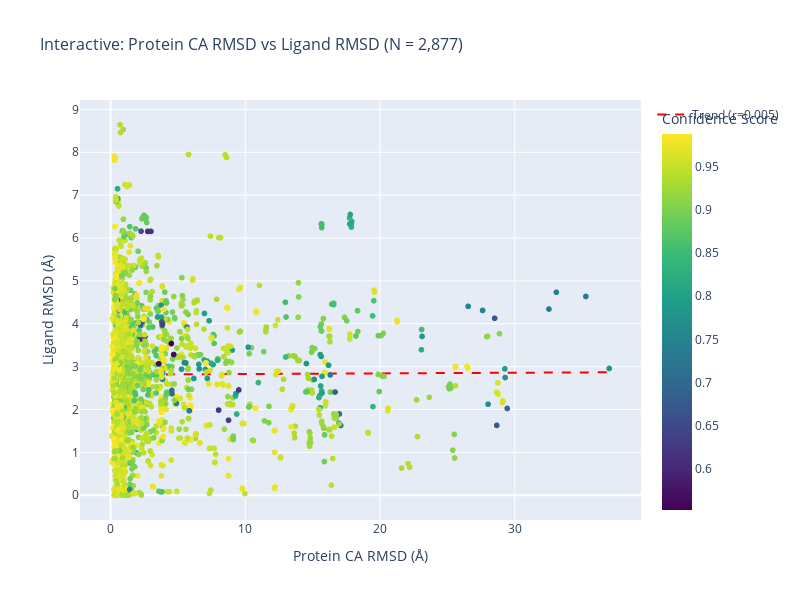
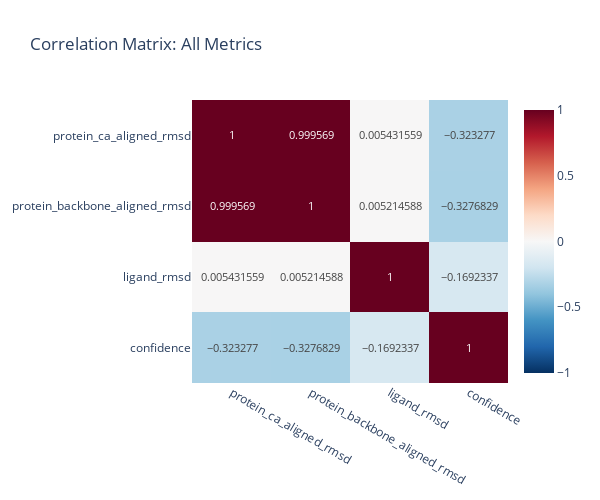

These figures' notebook cell, in order:
### Code cell
# 5.2 Interactive Plotly Visualizations
print("🌟 Creating Interactive Visualizations")

# Create interactive scatter plot with Plotly
fig_interactive = px.scatter(
    df_clean, 
    x='protein_ca_aligned_rmsd', 
    y='ligand_rmsd',
    color='confidence',
    hover_data=['protein', 'model'],
    title=f'Interactive: Protein CA RMSD vs Ligand RMSD (N = {len(df_clean):,})',
    labels={
        'protein_ca_aligned_rmsd': 'Protein CA RMSD (Å)',
        'ligand_rmsd': 'Ligand RMSD (Å)',
        'confidence': 'Confidence Score'
    },
    color_continuous_scale='viridis',
    width=800,
    height=600
)

# Add trend line
if len(df_clean) > 1:
    from sklearn.linear_model import LinearRegression
    import sklearn.linear_model
    
    # Simple linear regression for trend line
    X = df_clean[['protein_ca_aligned_rmsd']].dropna()
    y = df_clean['ligand_rmsd'].loc[X.index]
    
    if len(X) > 1:
        model = LinearRegression()
        model.fit(X, y)
        
        x_range = np.linspace(X.min().iloc[0], X.max().iloc[0], 100)
        y_pred = model.predict(x_range.reshape(-1, 1))
        
        fig_interactive.add_traces(
            go.Scatter(x=x_range, y=y_pred, mode='lines', name=f'Trend (r={pr_r:.3f})', 
                      line=dict(color='red', dash='dash'))
        )

fig_interactive.update_layout(
    font=dict(size=12),
    title_font_size=16,
    showlegend=True
)

fig_interactive.show()

# Create correlation heatmap
correlation_matrix = df_clean[['protein_ca_aligned_rmsd', 'protein_backbone_aligned_rmsd', 
                              'ligand_rmsd', 'confidence']].corr()

fig_heatmap = px.imshow(
    correlation_matrix,
    text_auto=True,
    aspect="auto",
    title="Correlation Matrix: All Metrics",
    color_continuous_scale='RdBu_r',
    range_color=[-1, 1]
)

fig_heatmap.update_layout(
    width=600,
    height=500,
    font=dict(size=12)
)

fig_heatmap.show()

print("✅ Interactive visualizations created!")

### Figure 1 — Plotly figure (JSON) as saved in the notebook; plotly's stock layout.template omitted (floating-point values rounded to 4 significant figures; data arrays with more than 128 entries replaced by an {"elided": "..."} marker saying what was removed)
{"data": [{"customdata": {"elided": "2877x2 mixed values"}, "hovertemplate": "Protein CA RMSD (Å)=%{x}<br>Ligand RMSD (Å)=%{y}<br>protein=%{customdata[0]}<br>model=%{customdata[1]}<br>Confidence Score=%{marker.color}<extra></extra>", "legendgroup": "", "marker": {"color": {"elided": "2877 float values"}, "coloraxis": "coloraxis", "symbol": "circle"}, "mode": "markers", "name": "", "showlegend": false, "type": "scattergl", "x": {"elided": "2877 float values"}, "xaxis": "x", "y": {"elided": "2877 float values"}, "yaxis": "y"}, {"line": {"color": "red", "dash": "dash"}, "mode": "lines", "name": "Trend (r=0.005)", "type": "scatter", "x": [0.09518, 0.4681, 0.841, 1.214, 1.587, 1.96, 2.333, 2.705, 3.078, 3.451, 3.824, 4.197, 4.57, 4.943, 5.316, 5.689, 6.061, 6.434, 6.807, 7.18, 7.553, 7.926, 8.299, 8.672, 9.045, 9.417, 9.79, 10.16, 10.54, 10.91, 11.28, 11.65, 12.03, 12.4, 12.77, 13.15, 13.52, 13.89, 14.27, 14.64, 15.01, 15.38, 15.76, 16.13, 16.5, 16.88, 17.25, 17.62, 17.99, 18.37, 18.74, 19.11, 19.49, 19.86, 20.23, 20.6, 20.98, 21.35, 21.72, 22.1, 22.47, 22.84, 23.21, 23.59, 23.96, 24.33, 24.71, 25.08, 25.45, 25.82, 26.2, 26.57, 26.94, 27.32, 27.69, 28.06, 28.43, 28.81, 29.18, 29.55, 29.93, 30.3, 30.67, 31.05, 31.42, 31.79, 32.16, 32.54, 32.91, 33.28, 33.66, 34.03, 34.4, 34.77, 35.15, 35.52, 35.89, 36.27, 36.64, 37.01], "y": [2.813, 2.814, 2.814, 2.815, 2.815, 2.816, 2.816, 2.817, 2.817, 2.818, 2.819, 2.819, 2.82, 2.82, 2.821, 2.821, 2.822, 2.822, 2.823, 2.824, 2.824, 2.825, 2.825, 2.826, 2.826, 2.827, 2.827, 2.828, 2.829, 2.829, 2.83, 2.83, 2.831, 2.831, 2.832, 2.832, 2.833, 2.834, 2.834, 2.835, 2.835, 2.836, 2.836, 2.837, 2.837, 2.838, 2.839, 2.839, 2.84, 2.84, 2.841, 2.841, 2.842, 2.842, 2.843, 2.844, 2.844, 2.845, 2.845, 2.846, 2.846, 2.847, 2.847, 2.848, 2.849, 2.849, 2.85, 2.85, 2.851, 2.851, 2.852, 2.852, 2.853, 2.854, 2.854, 2.855, 2.855, 2.856, 2.856, 2.857, 2.857, 2.858, 2.859, 2.859, 2.86, 2.86, 2.861, 2.861, 2.862, 2.862, 2.863, 2.864, 2.864, 2.865, 2.865, 2.866, 2.866, 2.867, 2.867, 2.868]}], "layout": {"coloraxis": {"colorbar": {"title": {"text": "Confidence Score"}}, "colorscale": [[0, "#440154"], [0.1111, "#482878"], [0.2222, "#3e4989"], [0.3333, "#31688e"], [0.4444, "#26828e"], [0.5556, "#1f9e89"], [0.6667, "#35b779"], [0.7778, "#6ece58"], [0.8889, "#b5de2b"], [1, "#fde725"]]}, "font": {"size": 12}, "height": 600, "legend": {"tracegroupgap": 0}, "showlegend": true, "title": {"font": {"size": 16}, "text": "Interactive: Protein CA RMSD vs Ligand RMSD (N = 2,877)"}, "width": 800, "xaxis": {"anchor": "y", "domain": [0, 1], "title": {"text": "Protein CA RMSD (Å)"}}, "yaxis": {"anchor": "x", "domain": [0, 1], "title": {"text": "Ligand RMSD (Å)"}}}}

### Figure 2 — Plotly figure (JSON) as saved in the notebook; plotly's stock layout.template omitted (floating-point values rounded to 4 significant figures)
{"data": [{"coloraxis": "coloraxis", "hovertemplate": "x: %{x}<br>y: %{y}<br>color: %{z}<extra></extra>", "name": "0", "texttemplate": "%{z}", "type": "heatmap", "x": ["protein_ca_aligned_rmsd", "protein_backbone_aligned_rmsd", "ligand_rmsd", "confidence"], "xaxis": "x", "y": ["protein_ca_aligned_rmsd", "protein_backbone_aligned_rmsd", "ligand_rmsd", "confidence"], "yaxis": "y", "z": [[1, 0.9996, 0.005432, -0.3233], [0.9996, 1, 0.005215, -0.3277], [0.005432, 0.005215, 1, -0.1692], [-0.3233, -0.3277, -0.1692, 1]]}], "layout": {"coloraxis": {"cmax": 1, "cmin": -1, "colorscale": [[0, "rgb(5,48,97)"], [0.1, "rgb(33,102,172)"], [0.2, "rgb(67,147,195)"], [0.3, "rgb(146,197,222)"], [0.4, "rgb(209,229,240)"], [0.5, "rgb(247,247,247)"], [0.6, "rgb(253,219,199)"], [0.7, "rgb(244,165,130)"], [0.8, "rgb(214,96,77)"], [0.9, "rgb(178,24,43)"], [1, "rgb(103,0,31)"]]}, "font": {"size": 12}, "height": 500, "title": {"text": "Correlation Matrix: All Metrics"}, "width": 600, "xaxis": {"anchor": "y", "domain": [0, 1]}, "yaxis": {"anchor": "x", "autorange": "reversed", "domain": [0, 1]}}}
